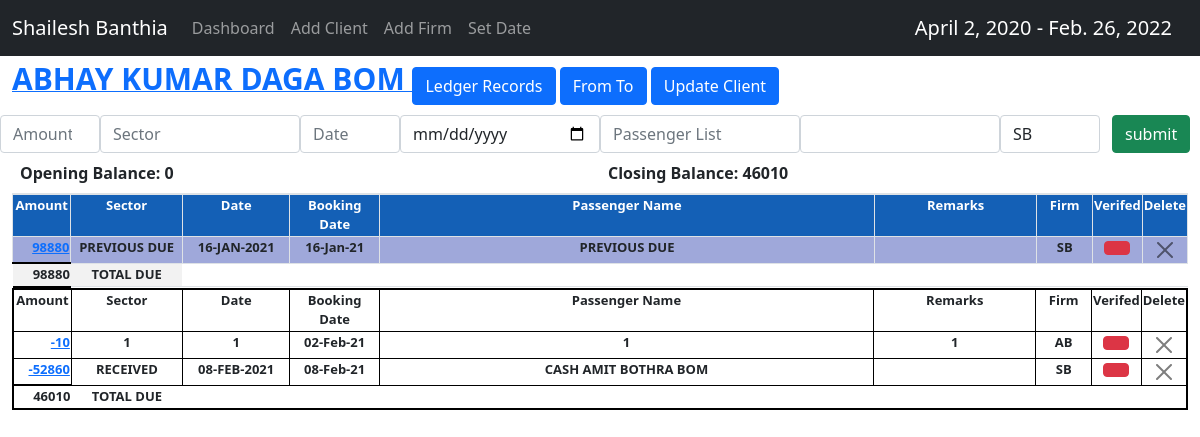
Screenshot of /add-tranction/28 with the database file from the repository.
### ledger/models.py (models this page shows, shortened)
class DateSelector(models.Model):
    start_date = models.DateField()
    end_date = models.DateField()

class Client(models.Model):
    name = models.CharField(null=False, max_length=255, unique=True)
    class Meta:
        ordering = ['name']

class Trancation(models.Model):
    client = models.ForeignKey(Client, on_delete=models.CASCADE)
    sector = models.CharField(null=False, max_length=100)
    amount = models.IntegerField(null=False)
    remarks = models.TextField(null=True, blank=True)
    date = models.TextField()
    booking_date = models.DateField()
    passenger_list = models.TextField(null=True)
    verifed = models.BooleanField(default=False)
    cleared = models.BooleanField(default=False)
    firm = models.ForeignKey(Firm, on_delete=models.CASCADE, default=1)
    class Meta:
        ordering = ['booking_date']

class Firm(models.Model):
    name = models.CharField(unique=True, null=False, max_length=255)
    abs = models.CharField(null=False, max_length=255, unique=True)
    def __str__(self):
        return "{}".format(self.abs)

### ledger/views.py (the view, shortened to what this page needs)
# urls.py: path('add-tranction/<int:id>', views.TranctionCreateListView.as_view(),
class TranctionCreateListView(CreateView):
    model = models.Trancation
    form_class = forms.TrancationForm
    def get_context_data(self, **kwargs):
        context = super(TranctionCreateListView, self).get_context_data(
            **kwargs)
        client_id = self.kwargs.get('id')
        client = models.Client.objects.get(pk=client_id)
        date_period = models.DateSelector.objects.get(pk=1)
        opening_bal = models.Trancation.objects.filter(client_id=client_id,
                                                       booking_date__lt=date_period.start_date).aggregate(
            sum=Sum('amount'))
        closing_bal = models.Trancation.objects.filter(client_id=client_id,
                                                       booking_date__lt=date_period.end_date).aggregate(
            sum=Sum('amount')
        )
        pbal = models.Trancation.objects.filter(client_id=client_id,
                                                booking_date__gte=date_period.start_date,
                                                booking_date__lte=date_period.end_date,
                                                amount__gt=0).aggregate(sum=Sum('amount'))
        nbal = models.Trancation.objects.filter(client_id=client_id,
                                                booking_date__gte=date_period.start_date,
                                                booking_date__lte=date_period.end_date,
                                                amount__lt=0).aggregate(sum=Sum('amount'))
        pbal['sum'] = pbal['sum'] if pbal['sum'] else 0
        opening_bal['sum'] =  opening_bal['sum'] if opening_bal['sum'] else 0
        total =  pbal['sum'] + opening_bal['sum']
        nbal['sum'] = nbal['sum'] if nbal['sum'] else 0
        total_d = total + nbal['sum']
        context['client'] = client
        context['open_bal'] = opening_bal
        context['close_bal'] = closing_bal
        context['date'] = date_period
        context['trancations'] = models.Client.objects.get(pk=client_id)
        context['pbal'] = total
        context['nbal'] = total_d
        return context

### ledger/forms.py
class TrancationForm(ModelForm):
    remarks = forms.CharField(required=False)
    class Meta:
        model = models.Trancation
        fields = ('booking_date', 'passenger_list',
                  'date', 'remarks', 'sector',
                  'amount', 'firm')
        widgets = {
            'date': forms.TextInput(
                attrs={'placeholder': 'Date', 'required': 'False'}),
            'remarks': forms.TextInput(
                attrs={'placeholder': 'Remarks', 'required': 'false'}),
            'sector': forms.TextInput(attrs={'placeholder': 'Sector'}),
            'amount': forms.NumberInput(attrs={'placeholder': 'Amount'}),
            'booking_date': DateInput(),
            'passenger_list': forms.TextInput(
                attrs={'placeholder': 'Passenger List'}),
            'firm': forms.Select(),
        }
    def __init__(self, *args, **kwargs):
        super().__init__(*args, **kwargs)
        for key, val in self.fields.items():
            self.fields[key].widget.attrs.update(
                {'class': 'form-control form-control-user'}
            )

### ledger/templates/ledger/trancation_form.html (shortened to what this page needs)
{% extends 'base_template.html' %}
{% block content %}
    <a href="{% url 'add-trancation' id=trancations.id %}"><span
            style="font-size: 30px; font-weight: bolder;">
         {{ trancations.name }}
    </span></a>
    <a class="btn btn-primary"
       href="{% url 'client-ledger' id=trancations.id %}">Ledger Records</a>
    <a class="btn btn-primary"
       href="{% url 'from-to' id=trancations.id %}">From To</a>
    <a class="btn btn-primary"
       href="{% url 'update-client' pk=trancations.id %}">Update Client</a>
    <form method="post" style="margin-top: 10px;">
        <div class="row">
            <div class="col-1" style="padding: 0px; margin: 0px;">
                {{ form.amount }}
            </div>
            <div class="col-2" style="padding: 0px; margin: 0px;">
                {{ form.sector }}
            </div>
            <div class="col-1" style="padding: 0px; margin: 0px;">
                {{ form.date }}
            </div>
            <div class="col-2" style="padding: 0px; margin: 0px;">
                {{ form.booking_date }}
            </div>
            <div class="col-2" style="padding: 0px; margin: 0px;">
                {{ form.passenger_list }}
            </div>
            <div class="col-2" style="padding: 0px; margin: 0px;">
                <div class="input-group">
                    {{ form.remarks }}
                </div>
            </div>
            <div class="col-1" style="padding: 0px; margin: 0px;">
                {{ form.firm }}
            </div>
            <div class="col-1">
                <input type="submit" class="btn btn-success" value="submit">
            </div>
        </div>
    </form>
    <table style="padding-bottom: 0px; margin-bottom: 0px; font-weight: bold;"
           class="table">
        <tr>
            <td width="25%">
                Opening Balance:
                {% if open_bal.sum %}
                    {{ open_bal.sum }}
                {% else %}
                    0
                {% endif %}
            </td>
            <td width="25%">
                Closing Balance:
                {% if close_bal.sum %}
                    {{ close_bal.sum }}
                {% else %}
                    0
                {% endif %}
            </td>
        </tr>
    </table>
    <table style=" padding-bottom: 0px; margin-bottom: 0px; font-weight: bold;"
           class="table table-condensed table-sm table-striped table-hover table-bordered">
        <tr style="color: white;">
            <th style="width: 5%; ">Amount</th>
            <th style="width: 10%;">Sector</th>
            <th style="width: 10%;">Date</th>
            <th style="width: 8%;">Booking Date</th>
            <th style="width: 47%;">Passenger Name</th>
            <th style="width: 15%;">Remarks</th>
            <th style="width: 10%">Firm</th>
            <th style="width: 5%;">Verifed</th>
            <th style="width: 5%;">Delete</th>
        </tr>
        {% for trancation in trancations.trancation_set.all %}
            {% if trancation.amount > 0 and trancation.booking_date >= date.start_date and trancation.booking_date <= date.end_date %}
                <tr>
                    <td style="width: 5%; text-align: right;">
                        <a href="{% url 'tran-update' pk=trancation.id client_id=trancations.id %}">
                            {{ trancation.amount }}
                        </a>
                    </td>
                    <td style="width: 10%;">{{ trancation.sector }}</td>
                    <td style="width: 10%;">{{ trancation.date }}</td>
                    <td style="width: 8%;">
                        {{ trancation.booking_date|date:'d-M-y' }}</td>
                    <td style="width: 47%;">{{ trancation.passenger_list }}</td>
                    <td style="width: 15%;">{{ trancation.remarks }}</td>
                    <td style="width: 10%;">{{ trancation.firm.abs }}</td>
                    <td style="width: 5%;">
                        <a href="{% url 'verifed-entry' id=trancation.id client_id=trancations.id %}"
                           class="btn {% if trancation.verifed %}
                        btn-success {% else %} btn-danger
                    {% endif %} "></a>
                    </td>
                    <td>
                        <a class="btn btn-close"
                           href="
    {% url 'delete-tranction' pk=trancation.id client_id=trancations.id %}">
                        </a>
                    </td>
                </tr>
            {% endif %}
        {% endfor %}
        <tr>
            <td
                    style="text-align: right;
                    background-color: #ffffff !important;
                    border-right: 0px;
                    border-left: 0px;
                    border-top: 2px solid black;
                    border-bottom: 2px solid black;">
                {{ pbal }}
            </td>
            <td
                    style="background-color: #ffffff !important;
                    text-align: center;
                    border: 0px;">
                TOTAL DUE
            </td>
        </tr>
    </table>
    <table style=" padding-bottom: 0px; margin-bottom: 0px; border: 2px solid black;"
           class="table table-condensed table-sm table-bordered">
        <tr>
            <th style="width: 5%; ">Amount</th>
            <th style="width: 10%;">Sector</th>
            <th style="width: 10%;">Date</th>
            <th style="width: 8%;">Booking Date</th>
            <th style="width: 47%;">Passenger Name</th>
            <th style="width: 15%;">Remarks</th>
            <th style="width: 10%">Firm</th>
            <th style="width: 5%;">Verifed</th>
            <th style="width: 5%;">Delete</th>
        </tr>
        {% for trancation in trancations.trancation_set.all %}
            {% if trancation.amount < 0 and trancation.booking_date >= date.start_date and trancation.booking_date <= date.end_date %}
                <tr>
                    <td style="width: 5%; text-align: right;">
                        <a href="{% url 'tran-update' pk=trancation.id client_id=trancations.id %}">
                            {{ trancation.amount }}
                        </a>
                    </td>
                    <td style="width: 10%;">{{ trancation.sector }}</td>
                    <td style="width: 10%;">{{ trancation.date }}</td>
                    <td style="width: 8%;">
                        {{ trancation.booking_date|date:'d-M-y' }}</td>
                    <td style="width: 47%;">{{ trancation.passenger_list }}</td>
                    <td style="width: 15%;">{{ trancation.remarks }}</td>
                    <td style="width: 10%;">{{ trancation.firm.abs }}</td>
                    <td style="width: 5%;">
                        <a href="{% url 'verifed-entry' id=trancation.id client_id=trancations.id %}"
                           class="btn {% if trancation.verifed %}
                        btn-success {% else %} btn-danger
                    {% endif %} "></a>
                    </td>
                    <td>
                        <a class="btn btn-close"
                           href="
    {% url 'delete-tranction' pk=trancation.id client_id=trancations.id %}">
                        </a>
                    </td>
                </tr>
            {% endif %}
        {% endfor %}
        <tr style="font-weight: bolder; border: 0px">
            <td
                    style="text-align: right;
                    background-color: #ffffff !important;
                    border-right: 0px;
                    border-left: 0px;
                    border-top: 2px solid black;
                    border-bottom: 2px solid black;">{{ nbal }}</td>
            <td style=" text-align: center; border: 0px;">
                {% if nbal >= 0 %}
                    TOTAL DUE
                {% else %}
                    TOTAL ADVANCE
                {% endif %}
            </td>
        </tr>
    </table>
{% endblock %}

### template/base_template.html (shortened to what this page needs)
{% load static %}
<!doctype html>
<html lang="en">
<head>
    <link href="{% static 'css/bootstrap.min.css' %}" rel="stylesheet">
</head>
<body>
<nav class="navbar navbar-expand-lg navbar-dark bg-dark">
    <div class="container-fluid">
        <a class="navbar-brand" href="{% url 'index' %}">Shailesh Banthia</a>
        <div class="collapse navbar-collapse" id="navbarSupportedContent">
            <ul class="navbar-nav me-auto mb-2 mb-lg-0">
                <li class="nav-item">
                    <a class="nav-link" aria-current="page" href="{% url 'index' %}">Dashboard</a>
                </li>
                <li class="nav-item">
                    <a class="nav-link" aria-current="page" href="{% url 'add-client' %}">Add Client</a>
                </li>
                <li class="nav-item">
                    <a class="nav-link" aria-current="page" href="{% url 'create-firm' %}">Add Firm</a>
                </li>
                <li class="nav-item">
                    <a class="nav-link" aria-current="page" href="{% url 'update-date' pk=1 %}">Set Date</a>
                </li>
            </ul>
        </div>
        <a class="navbar-brand" href="{% url 'update-date' pk=1 %}">{{ date.start_date }} - {{ date.end_date }}</a>
    </div>
</nav>
<div class="container-fluid">
    {% block content %}{% endblock %}
</div>
</body>
</html>

### rows the page displays
DateSelector: start_date "April 2, 2020", end_date "Feb. 26, 2022"
Client: name "ABHAY KUMAR DAGA BOM"
Trancation: amount "98880", sector "PREVIOUS DUE", date "16-JAN-2021", booking_date "16-Jan-21", passenger_list "PREVIOUS DUE", firm.abs "SB", verifed False (drawn)
Trancation: amount "-10", sector "1", date "1", booking_date "02-Feb-21", passenger_list "1", remarks "1", firm.abs "AB", verifed False (drawn)
Trancation: amount "-52860", sector "RECEIVED", date "08-FEB-2021", booking_date "08-Feb-21", passenger_list "CASH AMIT BOTHRA BOM", firm.abs "SB", verifed False (drawn)

### other values shown
{{ close_bal.sum }} "46010"
{{ pbal }} "98880"
{{ nbal }} "46010"
